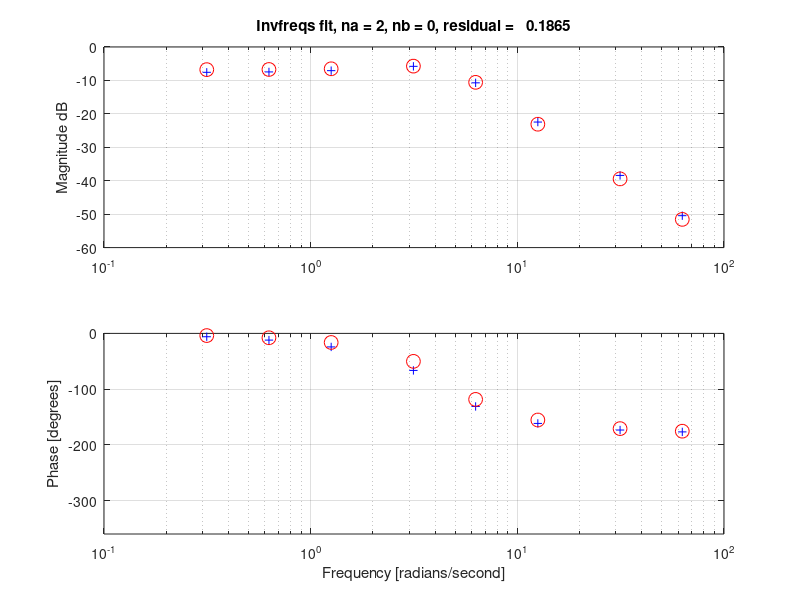

MATLAB code for this plot: (Note: this script raises an error after producing the figure.)
%%  Example Using Matlab invfreqs() command 
%%
%%   

%%%%%%%%%%%%%%%%%%%%%%%%%%%%%%%%%%%%%%
%%  Setup the raw data.  This is simulated experimental data. 
%%%%%%%%%%%%%%%%%%%%%%%%%%%%%%%%%%%%%%

Ws = [
    0.3142
    0.6283
    1.2566
    3.1416
    6.2832
    12.5664
    31.4159
    62.8319
    ]

Gains = [
    0.4180
    0.4237
    0.4426
    0.5135
    0.2910
    0.0754
    0.0120
    0.0030
   ]

Phases = [
    -6.0062
    -12.0334
    -24.2801
    -66.4484
    -131.1225
    -161.5733
    -173.4103
    -176.7621
    ]

%% Compute the complex gain based on the data 
Hs = Gains .* exp(j * Phases * (pi/180));

%% Here, the weights are set up simply to be 1.0 
Weights = ones(size(Ws));

%%%%%%%%%%%%%%%%%%%%%%%%%%%%%%%%%%%%%%
%% Do fit to two poles and one zero, measure the residual errors. 
%%%%%%%%%%%%%%%%%%%%%%%%%%%%%%%%%%%%%%


    
%%%%%%%%%%%%%%%%%%%%%%%%%%%%%%%%%%%%%%
%% These lines do the fit. 
%%%%%%%%%%%%%%%%%%%%%%%%%%%%%%%%%%%%%%

%%  Set up for two poles and one zero 
na = 2; 
nb = 0;        

%% Do the fit, B20 and A20 are the numerator and denominator polynomials of the best fit
%% with two poles and one zero. 
[B20, A20] = invfreqs(Hs, Ws, nb, na, Weights)

%% Model 1 as a transfer function, Guy(s) = Bb(s)/Ab(s)
Guy20 = tf(B20, A20)

%% Poles and zeros of the model
Poles20 = pole(Guy20)
Zeros20 = zero(Guy20)

%% The freqs command takes pole and zero polynomials, and returns the complex gain based on the transfer function. 
%% These lines of code compute the complex gain (HHat), and corresponding PhaseAngles
HHat20     = freqs(B20, A20, Ws);
PhaseHat20 = atan2(imag(HHat20), real(HHat20)) * (180/pi); 

%% The residual error is measured as the norm of the differences in the complex gains. 
Residuals(na, nb+1) = norm( Hs - HHat20 );

%% Plot the bode plot, of the experimental data, and fit model 
figure(1), clf
  subplot(2,1,1)
    semilogx(Ws, 20*log10(Gains), 'b+', Ws, 20*log10(abs(HHat20)), 'ro', 'markersize', 10)
    ylabel('Magnitude dB'); grid on 
    title(sprintf('Invfreqs fit, na = %d, nb = %d, residual = %8.4f', na, nb, Residuals(na, nb+1)));

  subplot(2,1,2)
    semilogx(Ws, Phases, 'b+', Ws, PhaseHat20, 'ro', 'markersize', 10)
    ylim([-360 0])
    ylabel('Phase [degrees]'); grid on 
    xlabel('Frequency [radians/second]')

%% Plot the pole-zero map 
figure(2), clf 
  pzmap(B20, A20)
  axis equal  %% This line sets the horizontal-vertical scale to be 1:1 
  axis([-40 10 -20 20])
  title('Pole-zero Map.  Best Fit.  Two Poles, No Zero') 
  
    
    
    
%%%%%%%%%%%%%%%%%%%%%%%%%%%%%%%%%%%%%%
%% No Do the fit with 3 poles and 1 zero 
%%%%%%%%%%%%%%%%%%%%%%%%%%%%%%%%%%%%%%

%% These lines do the fit. 
na = 3; 
nb = 1;       
%% Determine the numerator and denominator polynomials 
[B31, A31] = invfreqs(Hs, Ws, nb, na, Weights)

%% Model 2 as a transfer function, Guy(s) = Bb(s)/Ab(s)
Guy31 = tf(B31, A31)

%% Poles and zeros of the model
Poles31 = pole(Guy31)
Zeros31 = zero(Guy31)

%% The freqs command takes pole and zero polynomials, and returns the complex gain based on the transfer function.  
HHat31    = freqs(B31, A31, Ws);
PhaseHat31 = atan2(imag(HHat31), real(HHat31)) * (180/pi); 
Residuals(na, nb+1) = norm( Hs - HHat31 );


%% Plot the bode plot, of the experimental data, and fit model 
figure(3), clf
  subplot(2,1,1)
    semilogx(Ws, 20*log10(Gains), 'b+', Ws, 20*log10(abs(HHat31)), 'ro', 'markersize', 10)
    ylabel('Magnitude dB'); grid on 
    title(sprintf('Invfreqs fit, na = %d, nb = %d, residual = %8.4f', na, nb, Residuals(na, nb+1)));

  subplot(2,1,2)
    semilogx(Ws, Phases, 'b+', Ws, PhaseHat31, 'ro', 'markersize', 10)
    ylim([-360 0])
    ylabel('Phase [degrees]'); grid on 
    xlabel('Frequency [radians/second]')


%% Plot the pole-zero map 
figure(4), clf 
  pzmap(B31, A31)
  axis equal
  axis([-80 100 -40 40])
  title('Pole-zero Map.  Best Fit.  Three Poles, One Zero') 
